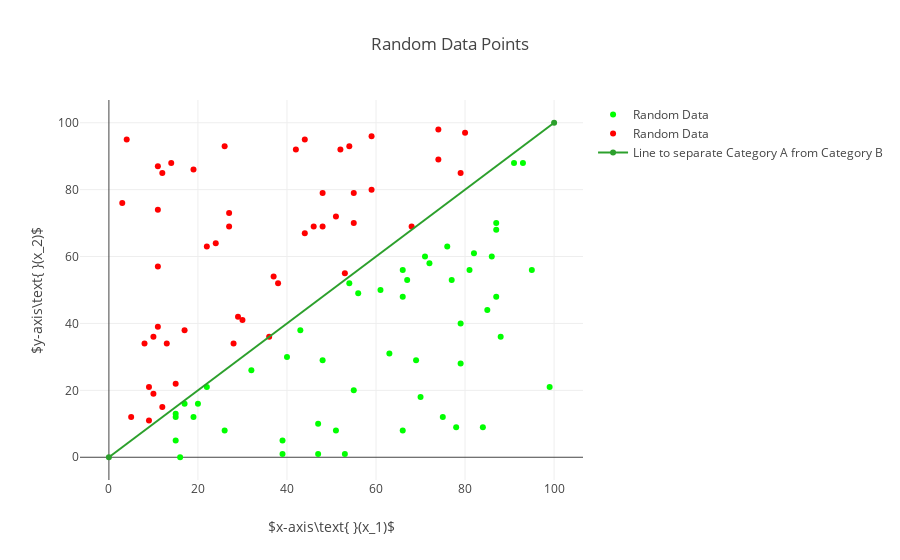
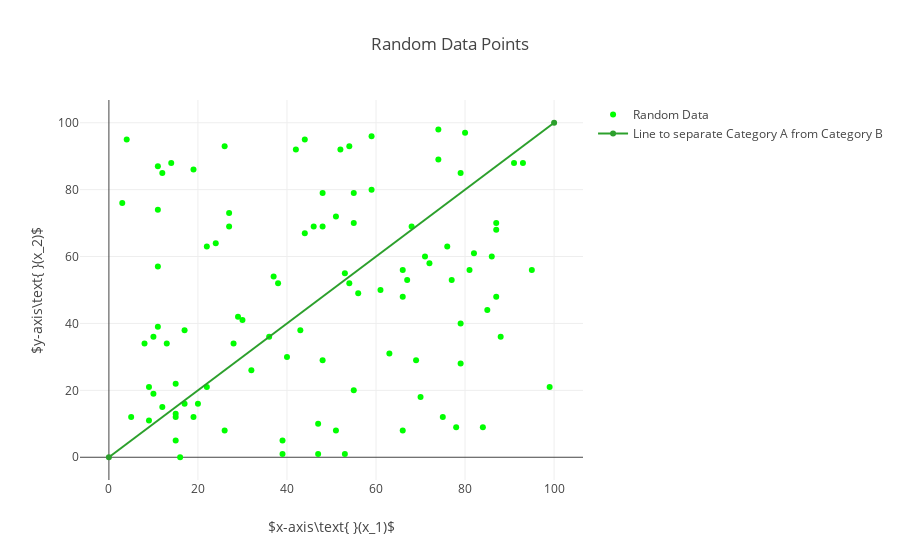

Source (notebook cell) for these figures, in order:
### Code cell
# 
# 1. Using the untrained perceptron, guess if the data points are above or below the line
# 2. Train the perceptron
# 3. Using the trained perceptron, guess if the data points are above or below the line
#
# Note: Green points mean a correct prediction and red points mean an incorrect prediction.
# After the perceptron is trained, all points should be green
#

# Create a Perceptron
p = Perceptron()

# Display the Perceptrons' predictions
# The predictions are incorrect because the perceptron hasn't been trained
# 
cx = np.array([])
wx = np.array([])
cy = np.array([])
wy = np.array([])

for i in range(len(x1)):
    guess = p.predict(np.array([1, x1[i], x2[i]]))
    
    if guess == label[i]:
        cx = np.append(cx, x1[i])
        cy = np.append(cy, x2[i])
    else:
        wx = np.append(wx, x1[i])
        wy = np.append(wy, x2[i])

correct = go.Scatter(
    x = cx,
    y = cy,
    mode = 'markers',
    marker = dict(
        symbol = 'circle',
        color = 'rgb(0, 255, 0)'
    ),
    name = 'Random Data'
    
)

wrong = go.Scatter(
    x = wx,
    y = wy,
    mode = 'markers',
    marker = dict(
        symbol = 'circle',
        color = 'rgb(255, 0, 0)'
    ),
    name = 'Random Data'
    
)

fig = go.Figure(data=[correct, wrong, line], layout=layout)
plt.iplot(fig)

# Train the Perceptron
for i in range(len(x1)):
    p.train(np.array([1, x1[i], x2[i]]), label[i])

cx = np.array([])
wx = np.array([])
cy = np.array([])
wy = np.array([])

# Display the Perceptrons' predictions
# The predictions are correct because the perceptrons has been trained
for i in range(len(x1)):
    guess = p.predict(np.array([1, x1[i], x2[i]]))
    
    if guess == label[i]:
        cx = np.append(cx, x1[i])
        cy = np.append(cy, x2[i])
    else:
        wx = np.append(wx, x1[i])
        wy = np.append(wy, x2[i])

correct = go.Scatter(
    x = cx,
    y = cy,
    mode = 'markers',
    marker = dict(
        symbol = 'circle',
        color = 'rgb(0, 255, 0)'
    ),
    name = 'Random Data'
    
)

wrong = go.Scatter(
    x = wx,
    y = wy,
    mode = 'markers',
    marker = dict(
        symbol = 'circle',
        color = 'rgb(255, 0, 0)'
    ),
    name = 'Random Data'
    
)

fig = go.Figure(data=[correct, wrong, line], layout=layout)
plt.iplot(fig)

### Figure 1 — Plotly figure (JSON) as saved in the notebook; plotly's stock layout.template omitted (floating-point values rounded to 4 significant figures)
{"data": [{"marker": {"color": "rgb(0, 255, 0)", "symbol": "circle"}, "mode": "markers", "name": "Random Data", "type": "scatter", "uid": "c4bdda4e-46b0-4534-af83-019d764287eb", "x": [66, 39, 16, 15, 47, 66, 79, 75, 32, 19, 63, 47, 93, 78, 39, 79, 15, 95, 87, 26, 22, 48, 56, 53, 69, 99, 72, 20, 86, 55, 54, 91, 76, 77, 17, 43, 71, 51, 15, 88, 82, 70, 61, 85, 81, 40, 84, 67, 87, 66, 87], "y": [8, 1, 0, 13, 1, 56, 40, 12, 26, 12, 31, 10, 88, 9, 5, 28, 5, 56, 68, 8, 21, 29, 49, 1, 29, 21, 58, 16, 60, 20, 52, 88, 63, 53, 16, 38, 60, 8, 12, 36, 61, 18, 50, 44, 56, 30, 9, 53, 48, 48, 70]}, {"marker": {"color": "rgb(255, 0, 0)", "symbol": "circle"}, "mode": "markers", "name": "Random Data", "type": "scatter", "uid": "a5311233-fcef-4fbd-b19c-8faf6a664961", "x": [10, 11, 52, 12, 26, 80, 53, 44, 79, 59, 68, 11, 48, 9, 8, 12, 3, 5, 22, 55, 74, 27, 13, 15, 54, 17, 48, 30, 11, 28, 29, 11, 37, 19, 42, 27, 51, 74, 24, 46, 59, 44, 36, 10, 4, 38, 9, 14, 55], "y": [19, 39, 92, 85, 93, 97, 55, 95, 85, 96, 69, 74, 79, 11, 34, 15, 76, 12, 63, 70, 89, 73, 34, 22, 93, 38, 69, 41, 87, 34, 42, 57, 54, 86, 92, 69, 72, 98, 64, 69, 80, 67, 36, 36, 95, 52, 21, 88, 79]}, {"name": "Line to separate Category A from Category B", "type": "scatter", "uid": "2eb2ccd2-c72c-4c48-87ac-a640ec753ff1", "x": [0, 100], "y": [0, 100]}], "layout": {"autosize": true, "title": "Random Data Points", "xaxis": {"autorange": true, "range": [-5.975, 106.0], "title": "$x-axis\\text{ }(x_1)$", "type": "linear"}, "yaxis": {"autorange": true, "range": [-7.325, 107.3], "title": "$y-axis\\text{ }(x_2)$", "type": "linear"}}}

### Figure 2 — Plotly figure (JSON) as saved in the notebook; plotly's stock layout.template omitted (floating-point values rounded to 4 significant figures)
{"data": [{"marker": {"color": "rgb(0, 255, 0)", "symbol": "circle"}, "mode": "markers", "name": "Random Data", "type": "scatter", "uid": "72bdead3-8a09-4a38-8026-fa7e8eb10345", "x": [10, 11, 52, 66, 39, 12, 26, 16, 80, 15, 47, 66, 79, 75, 32, 19, 63, 47, 53, 44, 93, 78, 39, 79, 15, 79, 59, 68, 11, 48, 95, 9, 87, 8, 12, 26, 22, 48, 56, 3, 5, 22, 55, 74, 53, 69, 99, 27, 72, 13, 15, 54, 20, 17, 86, 55, 48, 54, 30, 91, 76, 11, 28, 77, 29, 11, 17, 43, 71, 37, 19, 42, 51, 27, 15, 51, 74, 24, 46, 88, 59, 82, 70, 61, 44, 36, 85, 10, 81, 40, 4, 84, 67, 87, 38, 9, 66, 14, 87, 55], "y": [19, 39, 92, 8, 1, 85, 93, 0, 97, 13, 1, 56, 40, 12, 26, 12, 31, 10, 55, 95, 88, 9, 5, 28, 5, 85, 96, 69, 74, 79, 56, 11, 68, 34, 15, 8, 21, 29, 49, 76, 12, 63, 70, 89, 1, 29, 21, 73, 58, 34, 22, 93, 16, 38, 60, 20, 69, 52, 41, 88, 63, 87, 34, 53, 42, 57, 16, 38, 60, 54, 86, 92, 8, 69, 12, 72, 98, 64, 69, 36, 80, 61, 18, 50, 67, 36, 44, 36, 56, 30, 95, 9, 53, 48, 52, 21, 48, 88, 70, 79]}, {"marker": {"color": "rgb(255, 0, 0)", "symbol": "circle"}, "mode": "markers", "name": "Random Data", "type": "scatter", "uid": "25a923c7-fe12-4644-bc08-86c681f7a0f6", "x": [], "y": []}, {"name": "Line to separate Category A from Category B", "type": "scatter", "uid": "20cc2a89-a05f-4c5e-8645-e66047acef53", "x": [0, 100], "y": [0, 100]}], "layout": {"autosize": true, "title": "Random Data Points", "xaxis": {"autorange": true, "range": [-5.975, 106.0], "title": "$x-axis\\text{ }(x_1)$", "type": "linear"}, "yaxis": {"autorange": true, "range": [-7.325, 107.3], "title": "$y-axis\\text{ }(x_2)$", "type": "linear"}}}
